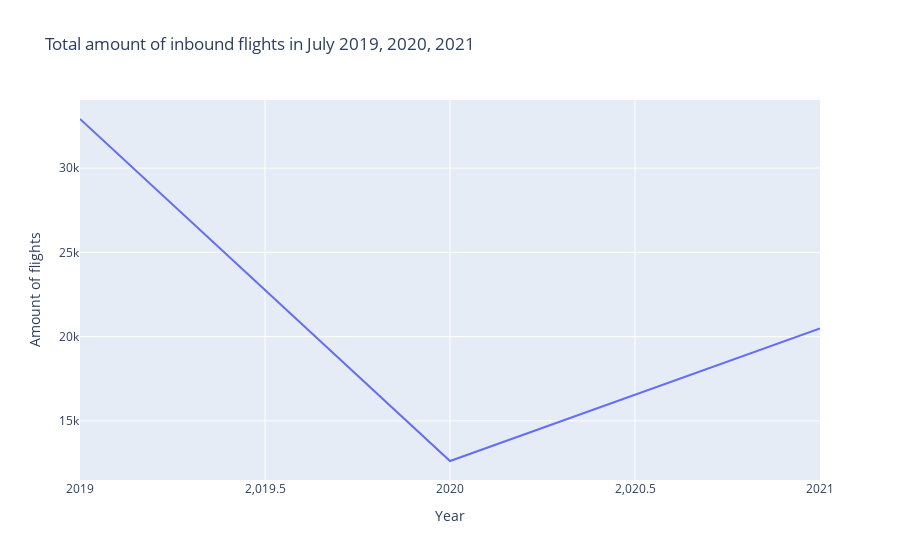
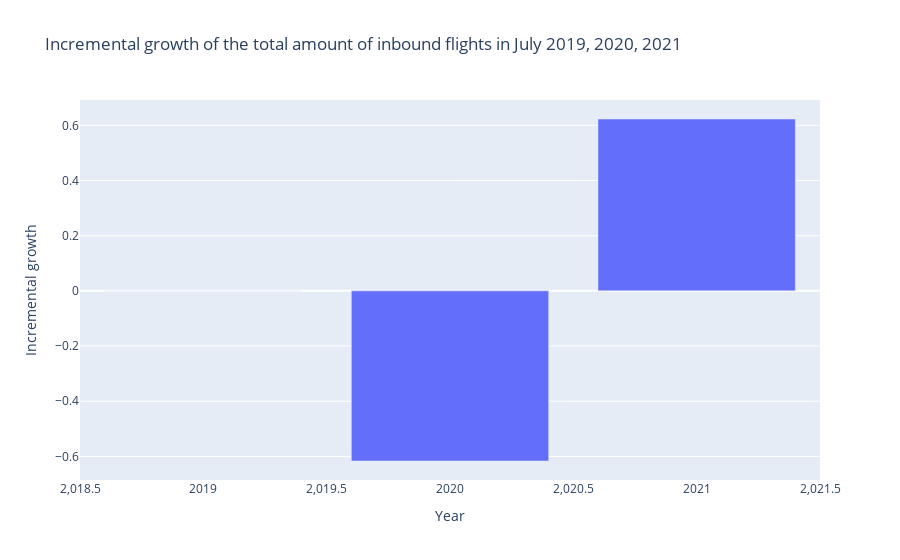

Notebook code cell kept with these figures, in order:
### Code cell
'''In this section the amount of inbound flights are combined together so that the total amount of inbound flights of the five airports per year is shown.
In the first graph the total amount of inbound flights per year from all the airports is shown in a line chart.
The last chart shows the incremental growth of the total amount of inbound flights per year.'''

#import pandas and numpy to work on the dataframes
from cgitb import text
import pandas as pd
import numpy as np

#combing all the shortend and filterd databases from the july 2019, 2020, 2021 and 2022 csv files into one dataframe
df1 = pd.read_csv('C:/Users/thoma/Downloads/flightlist_short_20190701_20190731.csv.gz', compression='gzip', header=0, sep=',', quotechar='"')
df2 = pd.read_csv('C:/Users/thoma/Downloads/flightlist_short_20200701_20200731.csv.gz', compression='gzip', header=0, sep=',', quotechar='"')
df3 = pd.read_csv('C:/Users/thoma/Downloads/flightlist_short_20210701_20210731.csv.gz', compression='gzip', header=0, sep=',', quotechar='"')
df4 = pd.read_csv('C:/Users/thoma/Downloads/flightlist_short_20220701_20220731.csv.gz', compression='gzip', header=0, sep=',', quotechar='"')
df = pd.concat([df1, df2, df3])
df.head(10)

#call the first collumn airport
df = df.rename(columns={'Unnamed: 0': 'airport'})
df.head(10)

#filter the database so only the airports of interest are included
df = df[(df['airport'] == 'LIME') | (df['airport'] == 'LIPZ') | (df['airport'] == 'LIPE') | (df['airport'] == 'LIRF') | (df['airport'] == 'LIMC')]

#calculate the total inbound flights per year of all the airports and create a new database of that information
df1 = df.groupby(['year'])['destination'].sum()
df1 = df1.reset_index()
df1 = df1.rename(columns={'destination': 'total'})
df1.head(10)

#plot data in an interactive histogram chart
import plotly.express as px

fig = px.line(df1, x='year', y='total', title='Total amount of inbound flights in July 2019, 2020, 2021')
fig.update_xaxes(title_text='Year')
fig.update_yaxes(title_text='Amount of flights')
fig.show()

#calculate the incremental growth of the total amount of inbound flights per year
df1['growth'] = df1['total'].pct_change()
df1['growth'] = df1['growth'].fillna(0)
df1['growth'] = df1['growth'].round(4)
df1.head(10)

#plotting of the incremental growth of the total amount of inbound flights per year
import plotly.express as px

fig = px.bar(df1, x='year', y='growth', title='Incremental growth of the total amount of inbound flights in July 2019, 2020, 2021')
fig.update_xaxes(title_text='Year')
fig.update_yaxes(title_text='Incremental growth')
fig.show()

'''It is clearly visible that there is a significant decline in the amount of flights in the year 2020 compared to the other years. 
Also in the plot of the incremental growth there is a huge decline in the amount of flights in the year 2020 compared to the other years. 
This is probably due to the COVID-19 pandemic. The amount of flights in the year 2021 is still lower than the other years, but the incremental growth is higher than the year 2020. 
This is probably due to the fact that the COVID-19 pandemic is still ongoing and people are still not allowed to travel as much as they were before the pandemic. 
The amount of flights in the year 2022 is still a little bit lower than 2019'''

### Figure 1 — Plotly figure (JSON) as saved in the notebook; plotly's stock layout.template omitted (floating-point values rounded to 4 significant figures)
{"data": [{"hovertemplate": "year=%{x}<br>total=%{y}<extra></extra>", "legendgroup": "", "line": {"color": "#636efa", "dash": "solid"}, "marker": {"symbol": "circle"}, "mode": "lines", "name": "", "orientation": "v", "showlegend": false, "type": "scatter", "x": [2019, 2020, 2021], "xaxis": "x", "y": [32917, 12618, 20479], "yaxis": "y"}], "layout": {"legend": {"tracegroupgap": 0}, "title": {"text": "Total amount of inbound flights in July 2019, 2020, 2021"}, "xaxis": {"anchor": "y", "domain": [0, 1], "title": {"text": "Year"}}, "yaxis": {"anchor": "x", "domain": [0, 1], "title": {"text": "Amount of flights"}}}}

### Figure 2 — Plotly figure (JSON) as saved in the notebook; plotly's stock layout.template omitted (floating-point values rounded to 4 significant figures)
{"data": [{"alignmentgroup": "True", "hovertemplate": "year=%{x}<br>growth=%{y}<extra></extra>", "legendgroup": "", "marker": {"color": "#636efa", "pattern": {"shape": ""}}, "name": "", "offsetgroup": "", "orientation": "v", "showlegend": false, "textposition": "auto", "type": "bar", "x": [2019, 2020, 2021], "xaxis": "x", "y": [0, -0.6167, 0.623], "yaxis": "y"}], "layout": {"barmode": "relative", "legend": {"tracegroupgap": 0}, "title": {"text": "Incremental growth of the total amount of inbound flights in July 2019, 2020, 2021"}, "xaxis": {"anchor": "y", "domain": [0, 1], "title": {"text": "Year"}}, "yaxis": {"anchor": "x", "domain": [0, 1], "title": {"text": "Incremental growth"}}}}
